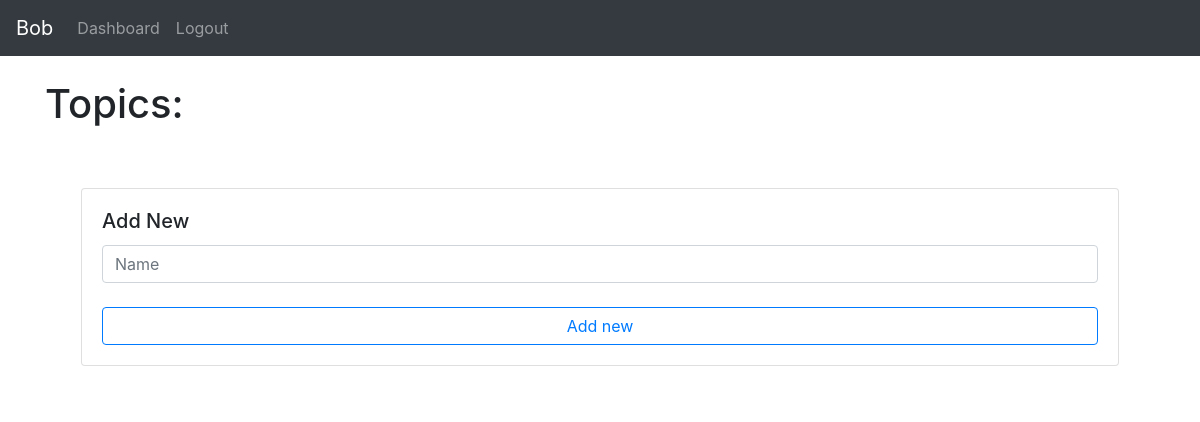
Page /teacher/group-detail/10/topics (signed in) on the earlier database version.
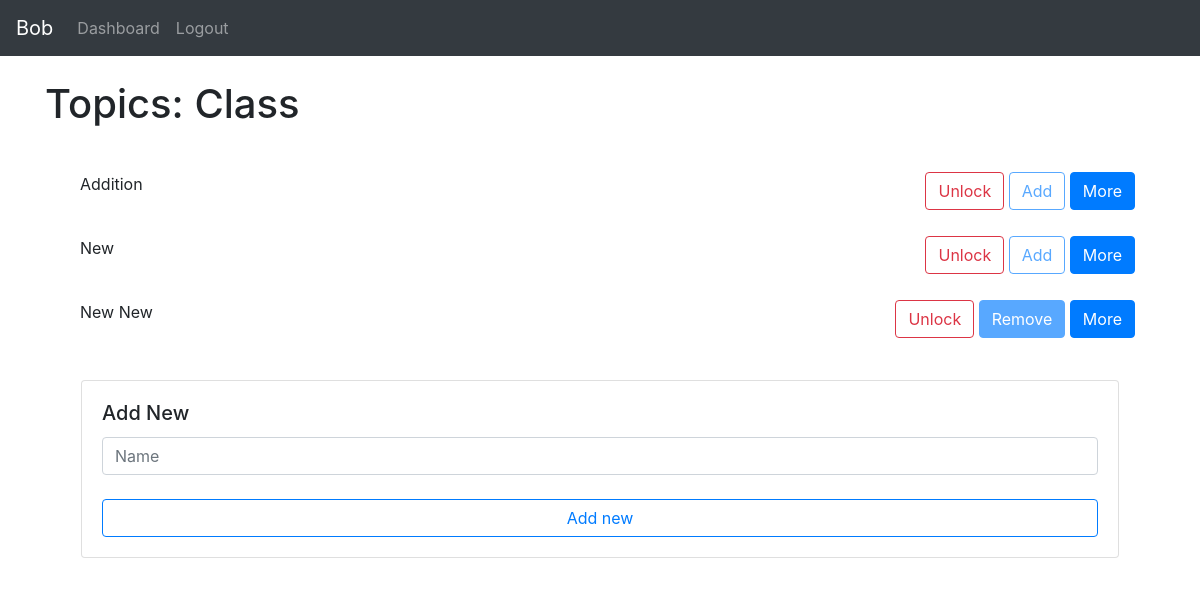
Same page on the later database version.
### website/models.py (models this page shows)
class User(db.Model, UserMixin):
    id = db.Column(db.Integer, primary_key=True)
    email = db.Column(db.String(150), unique=True)
    password = db.Column(db.String(150))
    first_name = db.Column(db.String(150))
    teacher_id = db.relationship('Teacher', uselist=False, backref="user")
    student_id = db.relationship('Student', uselist=False, backref="user")

class Group(db.Model):
    id = db.Column(db.Integer, primary_key=True)
    name = db.Column(db.String(150))
    teacher_id = db.Column(db.Integer, db.ForeignKey('teacher.id'))
    student_ids = db.relationship('Student')
    topic_ids = db.relationship('Topic')

class Topic(db.Model):
    id = db.Column(db.Integer, primary_key=True)
    name = db.Column(db.String(150))
    active = db.Column(db.Boolean)
    locked = db.Column(db.Boolean)
    instances = db.Column(db.SmallInteger)
    date = db.Column(db.DateTime(timezone=True))
    group_id = db.Column(db.Integer, db.ForeignKey('group.id'))
    variable_ids = db.relationship('Variable')
    problem_ids = db.relationship('Problem')
    data_ids = db.relationship('Data')

### website/teacher/teacher_views.py (the view)
@views.route('/group-detail/<group_id>/topics', methods=['GET', 'POST'])
@login_required
def topics(group_id):
    group = Group.query.filter_by(id=group_id).first()
    if request.method == 'POST':
        value = request.form['button']
        if value == "add_new":
            name = request.form.get('name')
            if len(name) < 1:
                flash('Name is too short!', category='error')
            else:
                new_topic = Topic(name=name, active=False, locked=True, group_id=group.id, instances=0)
                db.session.add(new_topic)
                db.session.commit()
                flash('Note added!', category='success')
                for student in group.student_ids:
                    new_data = Data(correct=1, completed=1, avg_time=30, topic_id=new_topic.id, student_id=student.id)
                    db.session.add(new_data)
                    db.session.commit()
            return render_template("teacher/topics.html", user=current_user, group=group)
        elif value[:4] == "more":
            return redirect(url_for('teacher_views.edit_topic', group_id=group.id, topic_id=value[4:]))
        elif value[:4] == "lock":
            topic = Topic.query.get(value[4:])
            if topic:
                isLocked = topic.locked
                topic.locked = not isLocked
                db.session.add(topic)
                db.session.commit()
                return render_template("teacher/topics.html", user=current_user, group=group)
        else:
            topic = Topic.query.get(request.form['button'])
            if topic:
                isActive = topic.active
                if not isActive:
                    topic.active = True
                    topic.date = func.now()
                else:
                    topic.active = False
                db.session.add(topic)
                db.session.commit()
                return render_template("teacher/topics.html", user=current_user, group=group)
    else:
        return render_template("teacher/topics.html", user=current_user, group=group)

### website/templates/teacher/topics.html (shortened to what this page needs)
{% extends "base.html" %} {% block title %}Classes{% endblock %}
{% block content %}
<br>
<h1>Topics: {{ group.name }}</h1>
<br>
<div style="display:flex; flex-direction: row; justify-content: center; align-items: center">
    <ul class="list-group list-group-flush w-100">
        {% for topic in group.topic_ids %}
        <form method='POST'>
        <li class="list-group-item"><div class="d-flex justify-content-between">
            <div class="col-sm-9"><p>{{ topic.name }}</p></div>
            <div>
                {% if topic.locked %}
                <button name="button" class="btn btn-outline-danger" value="lock{{ topic.id }}">Unlock</button>
                    {% if topic.active %}
                    <button name="button" class="btn btn-primary" value="{{ topic.id }}" disabled>Remove</button>
                    {% else %}
                    <button name="button" class="btn btn-outline-primary" value="{{ topic.id }}" disabled>Add</button>
                    {% endif %}
                {% endif %}
                <button name="button" class="btn btn-primary" value="more{{ topic.id }}">More</button>
            </div>
        </div></li>
    </form>
        {% endfor %}
    <form method="POST">
        <li class="list-group-item">
            <div class="col p-3">
                <div class="card">
                  <div class="card-body">
                    <h5 class="card-title">Add New</h5>
                    <input type="text" class="form-control" name="name" id="name" placeholder="Name">
                    <br>
                    <button class="btn btn-outline-primary btn-block" name="button" value="add_new">Add new</button>
                  </div>
                </div>
            </div>
        </li>
    </form>
    </ul>
</div>
{% endblock %}

### website/templates/base.html (shortened to what this page needs)
<!DOCTYPE html>
<html>
  <head>
    <link
      rel="stylesheet"
      href="https://stackpath.bootstrapcdn.com/bootstrap/4.4.1/css/bootstrap.min.css"
    />
    <link
      rel="stylesheet"
      href="https://stackpath.bootstrapcdn.com/font-awesome/4.7.0/css/font-awesome.min.css"
    />
  </head>
  <body>
    <nav class="navbar navbar-expand-lg navbar-dark bg-dark justify-content-between">
      <div>
      <div class="collapse navbar-collapse" id="navbar">
        <div class="navbar-nav">
            {% if user.is_authenticated %}
            <a class="navbar-brand" id="page" href='#'>{{ user.first_name }}</a>
            {% if user.teacher_id %}
            <a class="nav-item nav-link" id="page" href="/teacher/">Classes</a>
            {% elif user.student_id %}
            <a class="nav-item nav-link" id="page" href="/student/dash">Dashboard</a>
            {% endif %}
            <a class="nav-item nav-link ml-auto align-left" id="logout" href="/logout">Logout</a>
            {% else %}
            <a class="nav-item nav-link" id="login" href="/login">Login</a>
            <a class="nav-item nav-link" id="signUp" href="/sign-up">Sign Up</a>
            {% endif%}
        </div>
      </div>
    </div>
    </nav>
    <div class="container">{% block content %} {% endblock %}</div>
  </body>
</html>

Differences in the rows shown:
added Group: name "Class"
added Topic: name "Addition", {{ topic.id }} 12 (drawn)
added Topic: name "New", {{ topic.id }} 13 (drawn)
added Topic: name "New New", {{ topic.id }} 14 (drawn)
